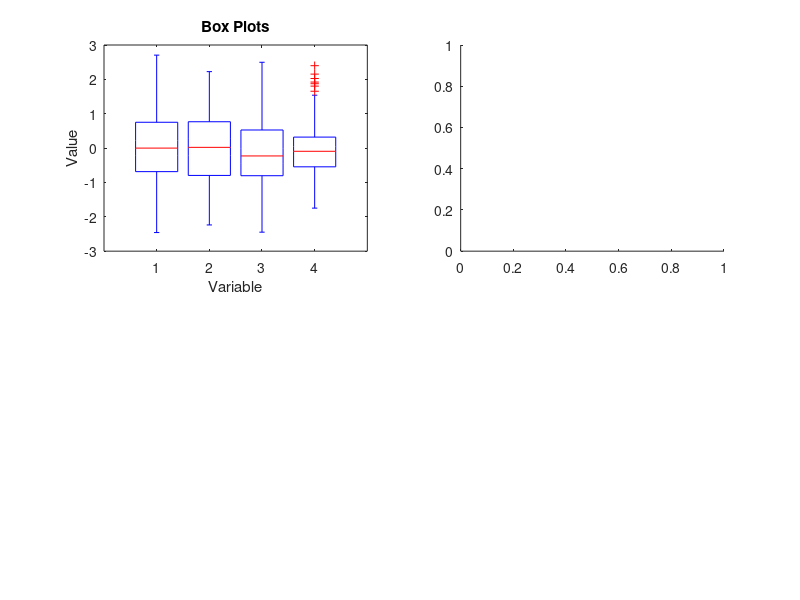

MATLAB code to generate this figure: (Note: this script raises an error after producing the figure.)
%% {{NAME}} — Data Analysis Template
% 自动生成 by ml template data
% 日期: {{DATE}}

clear; clc; close all;

%% 1. Load data
% data = readmatrix('data.csv');
% data = readtable('data.csv');
% Replace with your data loading code
data = randn(100, 4);  % example: 100 samples, 4 variables

%% 2. Explore data
[n, p] = size(data);
fprintf('Dataset: %d samples, %d variables\n', n, p);

% Basic statistics
stats = struct();
for j = 1:p
    col = data(:, j);
    fprintf('--- Variable %d ---\n', j);
    fprintf('  Mean:     %.4f\n', mean(col));
    fprintf('  Median:   %.4f\n', median(col));
    fprintf('  Std Dev:  %.4f\n', std(col));
    fprintf('  Min/Max:  %.4f / %.4f\n', min(col), max(col));
    fprintf('  Skewness: %.4f\n', skewness(col));
end

%% 3. Visualize
figure('Name', 'Data Overview', 'Position', [100 100 1000 600]);

subplot(2, 2, 1);
boxplot(data);
title('Box Plots'); xlabel('Variable'); ylabel('Value');

subplot(2, 2, 2);
histogram(data(:, 1), 20);
title('Histogram: Variable 1');

subplot(2, 2, 3);
plot(data(:, 1), data(:, 2), 'o');
title('Var1 vs Var2'); xlabel('Var1'); ylabel('Var2');

subplot(2, 2, 4);
R = corrcoef(data);
imagesc(R); colorbar; caxis([-1 1]); colormap(jet);
title('Correlation Matrix');

saveas(gcf, 'data_overview.png');
close(gcf);

%% 4. Export results
fprintf('\nAnalysis complete. Check data_overview.png\n');
